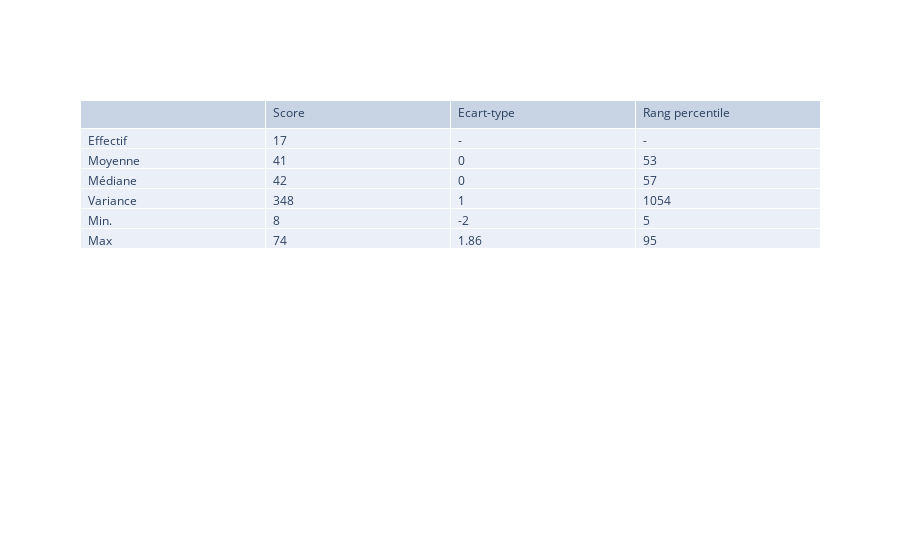

Here is the notebook cell this chart was saved with:
### Code cell
display(HTML("<h4>4. Temps inter-déno. </h4>"))
mystr = "Temps Int-déno"
df_deno=df_str[df_str[mystr].notna()&(df_str[mystr]!=0)]
nb = len(df_deno)
if nb > 0:
    nb_avg = round(df_deno[mystr].mean())
    nb_med = round(df_deno[mystr].median())
    nb_var = round(df_deno[mystr].var())
    nb_min = df_deno[mystr].min()
    nb_max = df_deno[mystr].max()
    #
    ec_avg = round(df_deno["Ecart type - "+mystr].mean())
    ec_med = round(df_deno["Ecart type - "+mystr].median())
    ec_var = round(df_deno["Ecart type - "+mystr].var())
    ec_min = df_deno["Ecart type - "+mystr].min()
    ec_max = df_deno["Ecart type - "+mystr].max()
    #
    rp_avg = round(df_deno["Rang percentile - "+mystr].mean())
    rp_med = round(df_deno["Rang percentile - "+mystr].median())
    rp_var = round(df_deno["Rang percentile - "+mystr].var())
    rp_min = df_deno["Rang percentile - "+mystr].min()
    rp_max = df_deno["Rang percentile - "+mystr].max()
else:
    nb_avg = nb_med = nb_var = nb_min = nb_max = ec_avg = ec_med = ec_var = ec_min = ec_max = rp_avg= rp_med = rp_var = rp_min = rp_max=0
columns = ['',"Score", "Ecart-type", "Rang percentile"]

myarr = [['Effectif', 'Moyenne', 'Médiane', 'Variance', 'Min.', 'Max']]
myarr.append([nb, nb_avg, nb_med, nb_var, nb_min, nb_max])
myarr.append(['-',ec_avg, ec_med, ec_var, ec_min, ec_max])
myarr.append(['-',rp_avg, rp_med, rp_var, rp_min, rp_max])


tab =  go.Table(
                columnwidth = [15,15],
                header=dict(values=list(columns),
                align='left'),
                cells=dict(values= myarr,align='left'))
fig = go.Figure(data=tab)
fig.show()

### Figure 1 — Plotly figure (JSON) as saved in the notebook; plotly's stock layout.template omitted (floating-point values rounded to 4 significant figures)
{"data": [{"cells": {"align": "left", "values": [["Effectif", "Moyenne", "Médiane", "Variance", "Min.", "Max"], [17, 41, 42, 348, 8, 74], ["-", 0, 0, 1, -2, 1.86], ["-", 53, 57, 1054, 5, 95]]}, "columnwidth": [15, 15], "header": {"align": "left", "values": ["", "Score", "Ecart-type", "Rang percentile"]}, "type": "table"}], "layout": {}}
